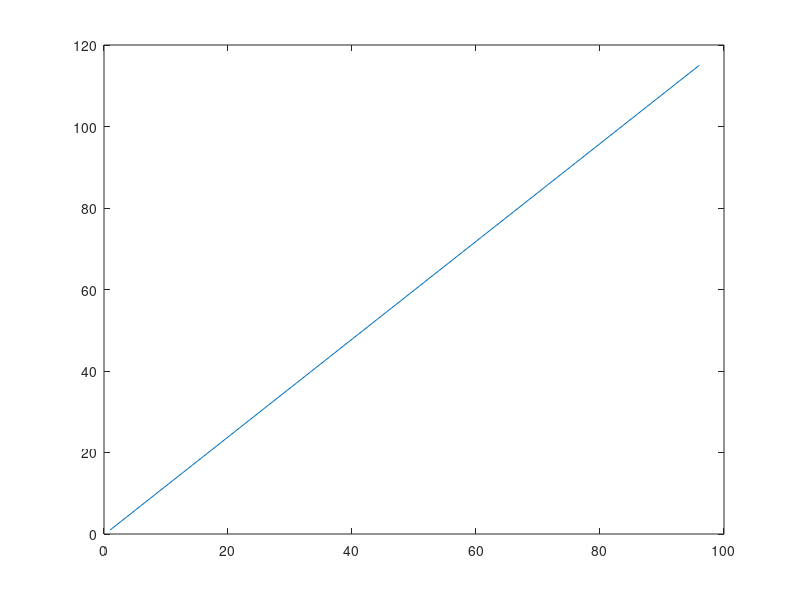
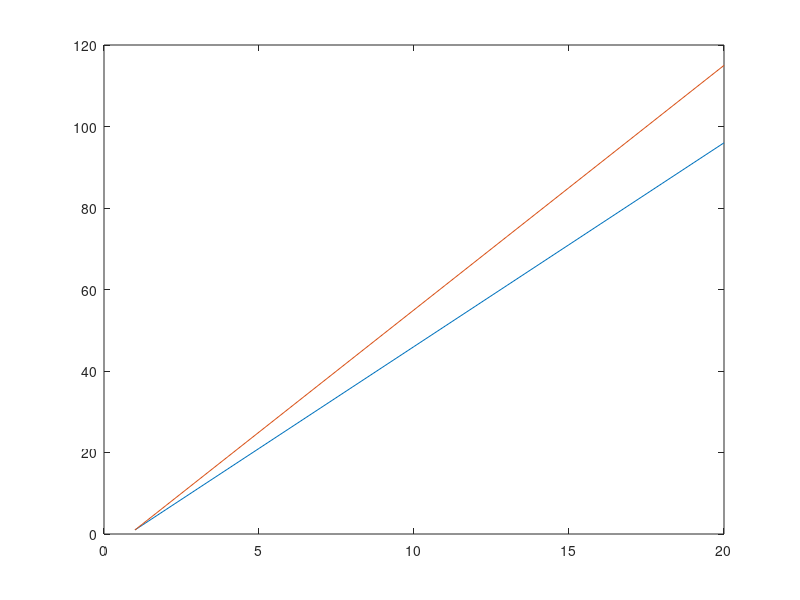
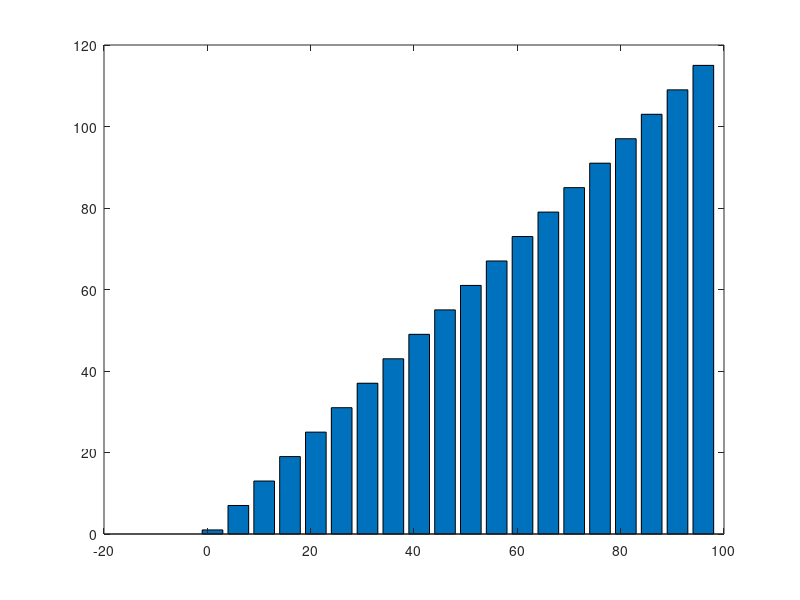
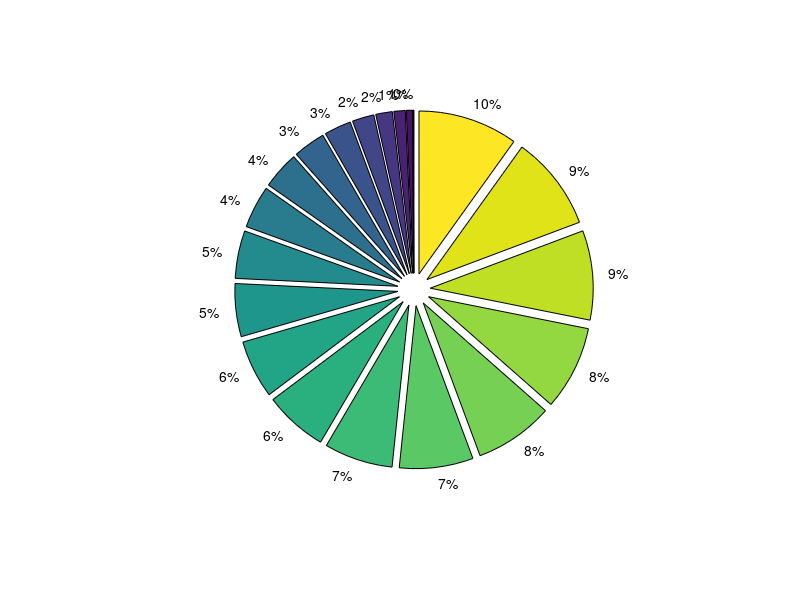

Recreate these plots in MATLAB, in order.
% Here the plot of graph
% Declara variable

x=1:5:100; % variable = start_num : increment : last_num
y=1:6:120;

%% plot x vs y
figure;
plot(x,y);

%% plot as multiple series
figure;
plot(x,'DisplayName','x');hold on;plot(y,'DisplayName','y');hold off;

%% bar chart
figure;
bar(x,y)

%% pie
figure
pie(x,y)